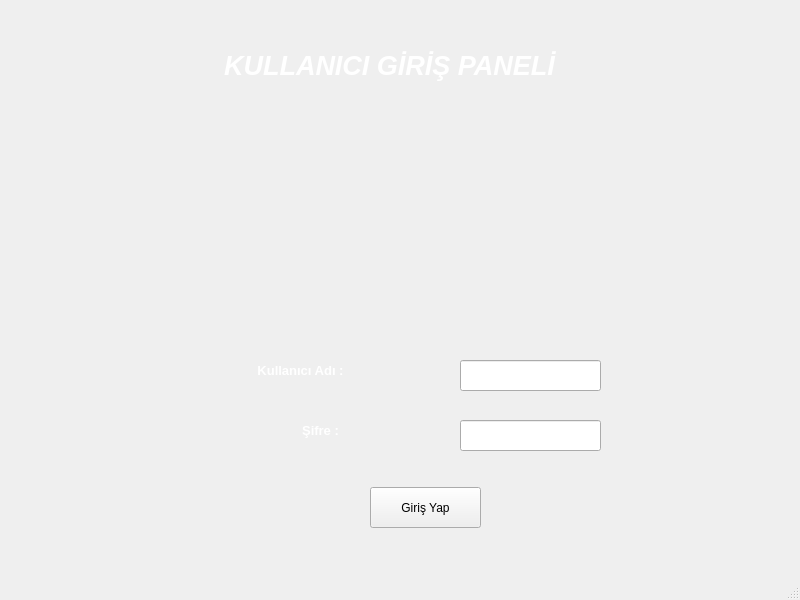
<?xml version="1.0" encoding="UTF-8"?>
<ui version="4.0">
 <class>MainWindow</class>
 <widget class="QMainWindow" name="MainWindow">
  <property name="geometry">
   <rect>
    <x>0</x>
    <y>0</y>
    <width>800</width>
    <height>600</height>
   </rect>
  </property>
  <property name="windowTitle">
   <string>MainWindow</string>
  </property>
  <widget class="QWidget" name="centralwidget">
   <widget class="QLabel" name="label">
    <property name="geometry">
     <rect>
      <x>-10</x>
      <y>-40</y>
      <width>831</width>
      <height>631</height>
     </rect>
    </property>
    <property name="text">
     <string/>
    </property>
    <property name="pixmap">
     <pixmap>desktop-wallpaper-asif-on-mercedes-benz-mercedes-mercedes-benz-mercedes-mercedes-benz-mercedes-mercedes-benz-logo-mercedes-dark-thumbnail.jpg</pixmap>
    </property>
    <property name="scaledContents">
     <bool>true</bool>
    </property>
   </widget>
   <widget class="QLabel" name="label_2">
    <property name="geometry">
     <rect>
      <x>154</x>
      <y>40</y>
      <width>471</width>
      <height>51</height>
     </rect>
    </property>
    <property name="text">
     <string>&lt;html&gt;&lt;head/&gt;&lt;body&gt;&lt;p align=&quot;center&quot;&gt;&lt;span style=&quot; font-size:20pt; font-weight:600; font-style:italic; color:#ffffff;&quot;&gt;KULLANICI GİRİŞ PANELİ&lt;/span&gt;&lt;/p&gt;&lt;/body&gt;&lt;/html&gt;</string>
    </property>
   </widget>
   <widget class="QLabel" name="label_3">
    <property name="geometry">
     <rect>
      <x>240</x>
      <y>360</y>
      <width>121</width>
      <height>21</height>
     </rect>
    </property>
    <property name="text">
     <string>&lt;html&gt;&lt;head/&gt;&lt;body&gt;&lt;p align=&quot;center&quot;&gt;&lt;span style=&quot; font-size:10pt; font-weight:600; color:#ffffff;&quot;&gt;Kullanıcı Adı :&lt;/span&gt;&lt;/p&gt;&lt;/body&gt;&lt;/html&gt;</string>
    </property>
   </widget>
   <widget class="QLabel" name="label_4">
    <property name="geometry">
     <rect>
      <x>260</x>
      <y>420</y>
      <width>121</width>
      <height>21</height>
     </rect>
    </property>
    <property name="text">
     <string>&lt;html&gt;&lt;head/&gt;&lt;body&gt;&lt;p align=&quot;center&quot;&gt;&lt;span style=&quot; font-size:10pt; font-weight:600; color:#ffffff;&quot;&gt;Şifre :&lt;/span&gt;&lt;/p&gt;&lt;/body&gt;&lt;/html&gt;</string>
    </property>
   </widget>
   <widget class="QPushButton" name="kullanicigirisyap">
    <property name="geometry">
     <rect>
      <x>370</x>
      <y>487</y>
      <width>111</width>
      <height>41</height>
     </rect>
    </property>
    <property name="text">
     <string>Giriş Yap</string>
    </property>
   </widget>
   <widget class="QLineEdit" name="kullanicikulladi">
    <property name="geometry">
     <rect>
      <x>460</x>
      <y>360</y>
      <width>141</width>
      <height>31</height>
     </rect>
    </property>
   </widget>
   <widget class="QLineEdit" name="kullanicisifre">
    <property name="geometry">
     <rect>
      <x>460</x>
      <y>420</y>
      <width>141</width>
      <height>31</height>
     </rect>
    </property>
    <property name="echoMode">
     <enum>QLineEdit::Password</enum>
    </property>
   </widget>
  </widget>
  <widget class="QMenuBar" name="menubar">
   <property name="geometry">
    <rect>
     <x>0</x>
     <y>0</y>
     <width>800</width>
     <height>26</height>
    </rect>
   </property>
  </widget>
  <widget class="QStatusBar" name="statusbar"/>
 </widget>
 <resources/>
 <connections/>
</ui>
